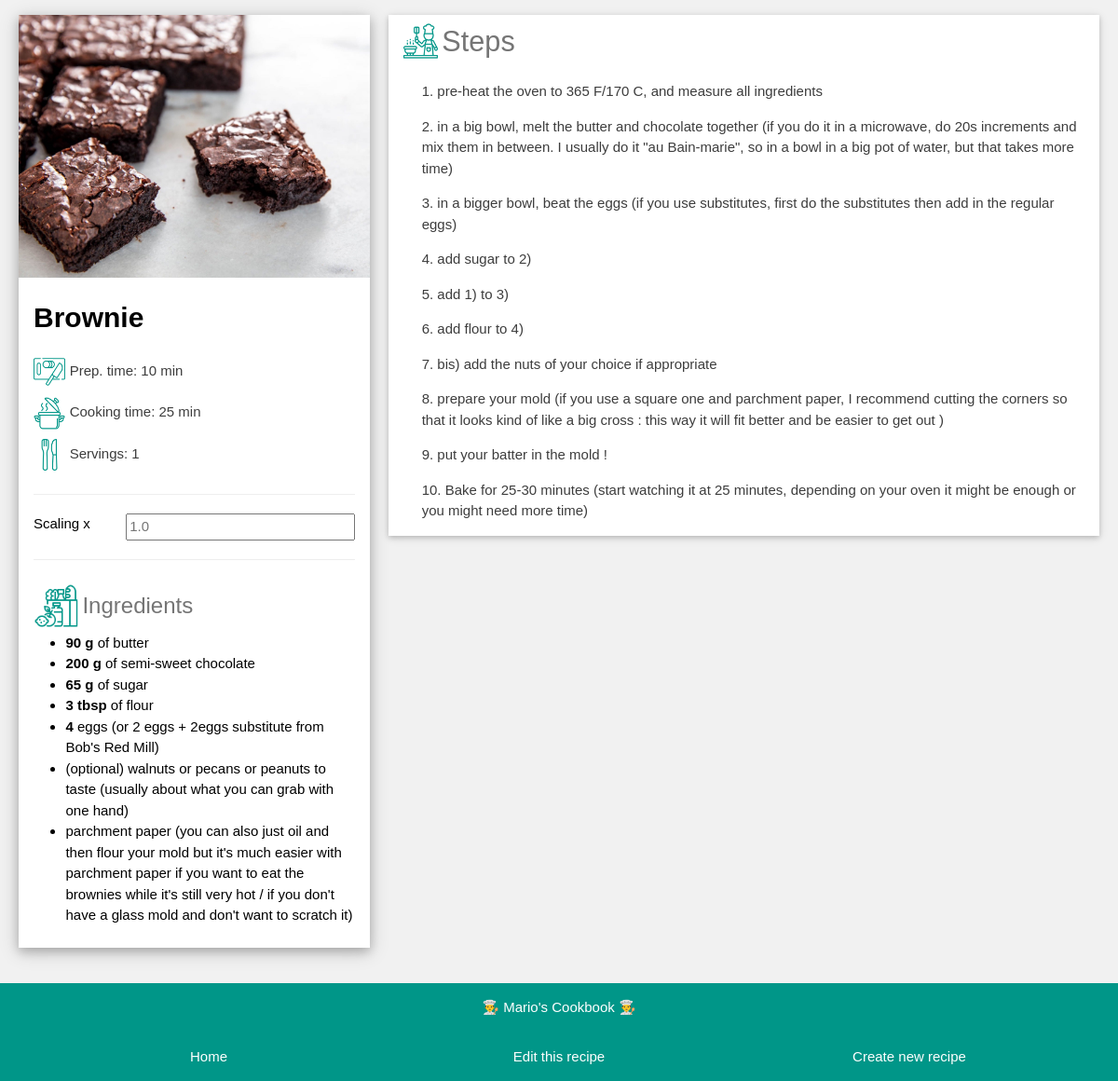
Screenshot of /recipe/Brownie&scaling=1 with the database file from the repository.
### app_config.py (models this page shows, shortened)
class Recipe(db.Model):
    name = db.Column(db.String, nullable=False, unique=True, primary_key=True)
    prepTime = db.Column(db.String, nullable=False)
    cookingTime = db.Column(db.String, nullable=False)
    servings = db.Column(db.Integer, nullable=False)
    videoURL = db.Column(db.String, nullable=False)
    sourceURL = db.Column(db.String, nullable=False)
    steps = db.Column(db.Text, nullable=False)
    photo = db.Column(db.String, nullable=False)
    favorite = db.Column(db.Boolean, default=False)
    category = db.Column(db.String, nullable=False)
    tags = db.Column(db.String, nullable=False)
    ingredients = db.relationship('Ingredient', backref='recipe', lazy=True)

class Ingredient(db.Model):
    id = db.Column(db.Integer, primary_key=True)
    name = db.Column(db.String, nullable=False)
    amount = db.Column(db.Float, default=0)
    unit = db.Column(db.String, default='')
    recipe_name = db.Column(db.String, db.ForeignKey('recipe.name'), nullable=False)

### app_recipe.py (the view)
@app.route('/recipe/<name>', methods=['POST', 'GET'])
@app.route('/recipe/<name>&scaling=<scaling>', methods=['POST', 'GET'])
def recipe(name, scaling=1):
    if request.method == 'POST':
        scaling = request.form['scaling']
        print('####', scaling)
    recipe = Recipe.query.get(name)
    try:
        servings = recipe.servings * float(scaling)
        if servings == int(servings):
            servings = int(servings)
    except:
        servings = ''
    amounts = []
    for ingredient in recipe.ingredients:
        amount = ingredient.amount * float(scaling)
        if amount == int(amount):
            amount = int(amount)
        amounts.append(amount)
    n_amounts = range(len(amounts))
    steps = recipe.steps.split('\n')
    return render_template('recipe.html', recipe=recipe, servings=servings, amounts=amounts,
                           n_amounts=n_amounts, steps=steps, scaling=float(scaling), name=name)

### templates/recipe.html (shortened to what this page needs)
<!DOCTYPE html>
<html>
<head>
<link rel="stylesheet" href="../static/css/recipe.css">
<link rel='stylesheet' href='../static/css/fonts.css'>
</head>
<body class="background-color">
<div class="page-container">
  <div class="grid">
    <div class="left-column">
      <div class="left-container">
        <div class="photo-container">
          <img src="../{{ recipe.photo }}" class="img-picture" alt="Photo">
        </div>
        <div class="details-container">
          <h2 class="name-text">{{ recipe.name }}</h2>
          <div class="image-text">
            <img src="../static/img/prepTime.png" class="img-details">
            <span>Prep. time: {{ recipe.prepTime }}</span>
          </div>
          <div class="image-text">
            <img src="../static/img/cookingTime.png" class="img-details">
            <span>Cooking time: {{ recipe.cookingTime }}</span>
          </div>
          <div class="image-text">
            <img src="../static/img/servings.png" class="img-details">
            <span>Servings: {{ servings }}</span>
          </div>
          <hr>
          <div class="form">
            <form action="/recipe/{{recipe.name}}&scaling={{scaling}}" method="POST">
              <label for="fname">Scaling x</label>
              <input type="number" step="0.001" id="scaling" name="scaling" placeholder="{{ scaling }}" style="width: 100%;">
            </form>
          </div>
          <hr>
          <div class="image-text">
            <img src="../static/img/ingredients.png" class="img-ingredients">
            <span class="ingredients-text">Ingredients</span>
          </div>
          <ul>
            {% for i in n_amounts %}
              {% if amounts[i] != 0 and recipe.ingredients[i].unit != ''%}
                <li><strong>{{ amounts[i] }} {{ recipe.ingredients[i].unit }} </strong> {{ recipe.ingredients[i].name }}</li>
              {% elif amounts[i] != 0 and recipe.ingredients[i].unit == ''%}
                <li><strong>{{ amounts[i] }} </strong> {{ recipe.ingredients[i].name }}</li>
              {% else %}
              <li>{{ recipe.ingredients[i].name }}</li>
              {% endif %}
            {% endfor %}
          </ul>
          <br>
        </div>
      </div><br>
    </div>
    <div class="right-column">
      <div class="steps-container">
        <div class="image-text">
          <img src="../static/img/steps.png" class="img-steps">
          <span class="steps-title">Steps</span>
        </div>
        <div class="inside-container">
          {% for step in steps %}
            <p>{{ step }}</p>
          {% endfor %}
        </div>
      </div>
    </div>
  </div>
</div>
<footer class="footer">
  <p class='footer-item'>👨‍🍳 Mario's Cookbook 👨‍🍳</p>
  <div class='footer-grid'>
    <div class='footer-item'><a href= "/"> Home</a></div>
    <div class='footer-item'><a href= '/edit/{{recipe.name}}'> Edit this recipe</a></div>
    <div class='footer-item'><a href= "/new/"> Create new recipe</a></div>
  </div>
</footer>
</body>
</html>

### static/css/recipe.css (style rules this page uses)
body { --themeColor: #009688; --grey:#757575; }
.background-color { color:#000!important;background-color:#f1f1f1!important }
.page-container { margin-left:auto;margin-right:auto;margin-top:16px!important;max-width:1400px; }
.grid { display: grid; grid-template-columns: 33.333% 66.666%; padding-left:20px; padding-right:20px; }
.left-column { width:100%;padding-right:10px; }
.right-column { width:100%;padding-left:10px; }
.left-container { background-color:#fff!important; box-shadow:0 4px 10px 0 rgba(0,0,0,0.2),0 4px 20px 0 rgba(0,0,0,0.19); }
.photo-container { position:relative; }
.name-text { color:black; font-weight: bold; }
.ingredients-text { color:var(--grey); font-size: 18pt; vertical-align: middle }
.details-container { padding:0.01em 16px; }
.image-text { color:#3d3d3d; padding: 5px 0px; }
.steps-container { position: sticky; top: 16px; padding:0.01em 16px; box-shadow:0 2px 5px 0 rgba(0,0,0,0.16),0 2px 10px 0 rgba(0,0,0,0.12); color:#000!important;background-color:#fff!important; margin-bottom:16px!important }
.steps-title { color:var(--grey)!important; font-size: 23pt; vertical-align: middle; }
.inside-container { padding-left: 20px }
.footer { padding:0.01em 16px; color:#fff!important;background-color:var(--themeColor)!important; text-align:center; display:inline-block;width:100%; margin-top:16px!important }
.footer-grid { display: grid; grid-template-columns: 33.333% 33.333% 33.333%; padding:1em 20px; }
.footer-item { color:#fff }
.img-picture { width:100% }
.img-details { width:10%; vertical-align: middle; }
.img-ingredients { width:14%; vertical-align: middle; }
.img-steps { width:2.5em; vertical-align: middle; }
p { color:#3d3d3d; }
html,body,h1,h2,h3,h4,h5,h6 { font-family: "Roboto", sans-serif }
h2 { font-size:30px; margin: 10pt 0pt; }
a { color: inherit; background-color:transparent; text-decoration: none; }
strong { color:black }
ul { padding-left: 10%; margin: 0px 0px; }
hr { border:0;border-top:1px solid #eee;margin:20px 0 }
hr { box-sizing:content-box;height:0;overflow:visible }
form { display: grid; grid-template-columns: auto auto; }
input { font:inherit;margin:0 }
html { box-sizing:border-box }
*,*:before,*:after { box-sizing:inherit }
html { -ms-text-size-adjust:100%;-webkit-text-size-adjust:100% }
body { margin:0 }
html,body { font-family:Verdana,sans-serif;font-size:15px;line-height:1.5 }
html { overflow-x:hidden }

### rows the page displays
Recipe: photo (picture), name "Brownie", prepTime "10 min", cookingTime "25 min"
Ingredient: unit "g", name "of butter"
Ingredient: unit "g", name "of semi-sweet chocolate"
Ingredient: unit "g", name "of sugar"
Ingredient: unit "tbsp", name "of flour"
Ingredient: name "eggs (or 2 eggs + 2eggs substitute from Bob's Red Mill)"
Ingredient: name "(optional) walnuts or pecans or peanuts to taste (usually about what you can grab with one hand)"
Ingredient: name "parchment paper (you can also just oil and then flour your mold but it's much easier with parchment paper if you want to eat the brownies while it's still very hot / if you don't have a glass mold and don't want to scratch it)"

### other values shown
{{ servings }} "1"
{{ amounts[i] }} "90" "200" "65" "3"
{{ amounts[i] }} "4"
{{ step }} "1. pre-heat the oven to 365 F/170 C, and measure all ingredients" "3. in a bigger bowl, beat the eggs (if you use substitutes, first do the substitutes then add in the regular eggs)" "4. add sugar to 2)" "5. add 1) to 3)" "6. add flour to 4)" "7. bis) add the nuts of your choice if appropriate" "8. prepare your mold (if you use a square one and parchment paper, I recommend cutting the corners so that it looks kind of like a big cross : this way it will fit better and be easier to get out )" "9. put your batter in the mold !" "10. Bake for 25-30 minutes (start watching it at 25 minutes, depending on your oven it might be enough or you might need more time)"
